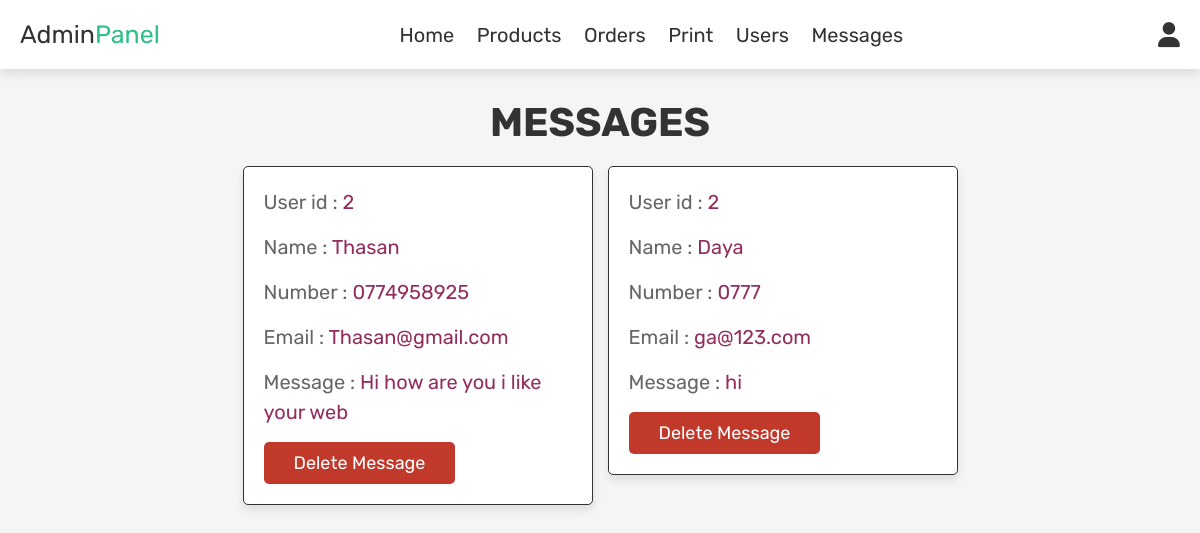
/admin_contacts.php (signed in), run on the app's committed database.
### tables this page shows
CREATE TABLE `message` (
  `id` int(100) NOT NULL,
  `user_id` int(100) NOT NULL,
  `name` varchar(100) NOT NULL,
  `email` varchar(100) NOT NULL,
  `number` varchar(12) NOT NULL,
  `message` varchar(1000) NOT NULL
);

### admin_contacts.php (the view, shortened to what this page needs)
<?php
include 'config.php';
?>
<!DOCTYPE html>
<html lang="en">
<head>
    <link rel="stylesheet" href="https://cdnjs.cloudflare.com/ajax/libs/font-awesome/6.0.0/css/all.min.css">
    <link rel="stylesheet" href="css\admin.css">
</head>
<body>
    <?php include 'admin_header.php'; ?>
    <section class="messages">
        <h1 class="title"> Messages </h1>
        <div class="box-container">
            <?php
            $select_message = mysqli_query($conn, "SELECT * FROM `message`") or die('query failed');
            if (mysqli_num_rows($select_message) > 0) {
                while ($fetch_message = mysqli_fetch_assoc($select_message)) {
            ?>
                    <div class="box">
                        <p> User id : <span><?php echo $fetch_message['user_id']; ?></span> </p>
                        <p> Name : <span><?php echo $fetch_message['name']; ?></span> </p>
                        <p> Number : <span><?php echo $fetch_message['number']; ?></span> </p>
                        <p> Email : <span><?php echo $fetch_message['email']; ?></span> </p>
                        <p> Message : <span><?php echo $fetch_message['message']; ?></span> </p>
                        <a href="admin_contacts.php?delete=<?php echo $fetch_message['id']; ?>" onclick="return confirm('delete this message?');" class="delete-btn">Delete message</a>
                    </div>
            <?php
                };
            } else {
                echo '<p class="empty">you have no messages!</p>';
            }
            ?>
        </div>
    </section>
</body>
</html>

### css/admin.css (style rules this page uses)
:root { --purple: #8e44ad; --red: #c0392b; --orange: #f39c12; --black: #333; --white: #fff; --light-color: #666; --light-white: #ccc; --light-bg: #f5f5f5; --border: .1rem solid var(--black); --box-shadow: 0 .5rem 1rem rgba(0, 0, 0, .1); }
* { font-family: 'Rubik', sans-serif; margin: 0; padding: 0; box-sizing: border-box; outline: none; border: none; text-decoration: none; transition: all .2s linear; }
html { font-size: 62.5%; overflow-x: hidden; }
body { background-color: var(--light-bg); }
section { padding: 3rem 2rem; }
.title { text-align: center; margin-bottom: 2rem; text-transform: uppercase; color: var(--black); font-size: 4rem; }
.btn, .option-btn, .delete-btn, .white-btn { display: inline-block; margin-top: 1rem; padding: 1rem 3rem; cursor: pointer; color: var(--white); font-size: 1.8rem; border-radius: .5rem; text-transform: capitalize; }
.delete-btn { background-color: var(--red); }
.messages .box-container { display: grid; grid-template-columns: repeat(auto-fit, 35rem); justify-content: center; gap: 1.5rem; max-width: 1200px; margin: 0 auto; align-items: flex-start; }
.messages .box-container .box { background-color: var(--white); padding: 2rem; border: var(--border); box-shadow: var(--box-shadow); border-radius: .5rem; }
.messages .box-container .box p { padding-bottom: 1.5rem; font-size: 2rem; color: var(--light-color); line-height: 1.5; }
.messages .box-container .box p span { color: #932d5d; }
.messages .box-container .box .delete-btn { margin-top: 0; }

### data on the page
message: user "2", name "Thasan", number "0774958925", email "Thasan@gmail.com", message "Hi how are you i like your web"
message: user "2", name "Daya", number "0777", email "ga@123.com", message "hi"
